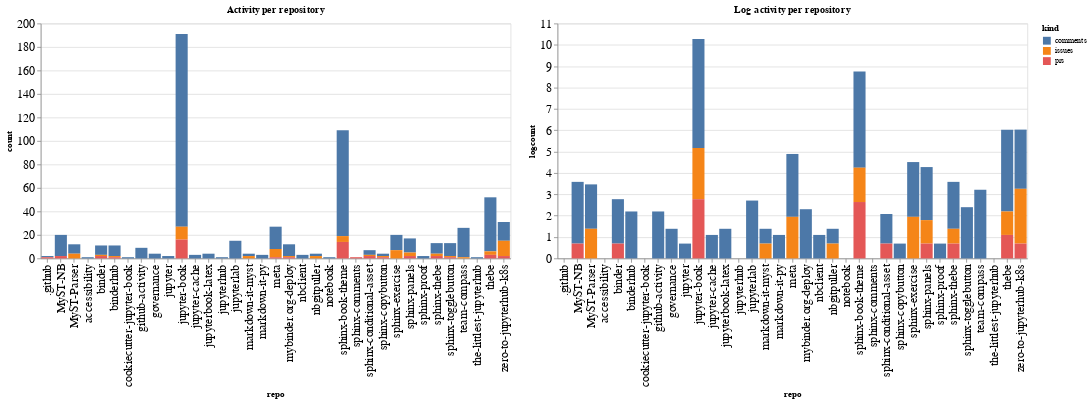

Notebook source saved alongside this figure:
### Code cell
ch1 = alt.Chart(repo_summaries, width=600, title="Activity per repository").mark_bar().encode(
    x='repo',
    y='count',
    color='kind',
    tooltip="kind"
)

ch2 = alt.Chart(repo_summaries, width=600, title="Log activity per repository").mark_bar().encode(
    x='repo',
    y='logcount',
    color='kind',
    tooltip="kind"
)

ch1 | ch2

### Figure 1 — Vega-Lite specification as saved in the notebook (floating-point values rounded to 4 significant figures)
{"config": {"axisLeft": {"labelFontSize": 15}, "axisBottom": {"labelFontSize": 15}}, "hconcat": [{"mark": "bar", "encoding": {"color": {"type": "nominal", "field": "kind"}, "tooltip": {"type": "nominal", "field": "kind"}, "x": {"type": "nominal", "field": "repo"}, "y": {"type": "quantitative", "field": "count"}}, "title": "Activity per repository", "width": 600}, {"mark": "bar", "encoding": {"color": {"type": "nominal", "field": "kind"}, "tooltip": {"type": "nominal", "field": "kind"}, "x": {"type": "nominal", "field": "repo"}, "y": {"type": "quantitative", "field": "logcount"}}, "title": "Log activity per repository", "width": 600}], "data": {"name": "data-e176f3864a62d31094f9b7e9ddf5468a"}, "$schema": "https://vega.github.io/schema/vega-lite/v4.8.1.json", "datasets": {"data-e176f3864a62d31094f9b7e9ddf5468a": [{"repo": ".github", "kind": "comments", "count": 1, "logcount": 0.0}, {"repo": ".github", "kind": "prs", "count": 1, "logcount": 0.0}, {"repo": "MyST-NB", "kind": "comments", "count": 18, "logcount": 2.89}, {"repo": "MyST-NB", "kind": "prs", "count": 2, "logcount": 0.6931}, {"repo": "MyST-Parser", "kind": "comments", "count": 8, "logcount": 2.079}, {"repo": "MyST-Parser", "kind": "issues", "count": 4, "logcount": 1.386}, {"repo": "accessibility", "kind": "comments", "count": 1, "logcount": 0.0}, {"repo": "binder", "kind": "comments", "count": 8, "logcount": 2.079}, {"repo": "binder", "kind": "issues", "count": 1, "logcount": 0.0}, {"repo": "binder", "kind": "prs", "count": 2, "logcount": 0.6931}, {"repo": "binderhub", "kind": "comments", "count": 9, "logcount": 2.197}, {"repo": "binderhub", "kind": "issues", "count": 1, "logcount": 0.0}, {"repo": "binderhub", "kind": "prs", "count": 1, "logcount": 0.0}, {"repo": "cookiecutter-jupyter-book", "kind": "comments", "count": 1, "logcount": 0.0}, {"repo": "github-activity", "kind": "comments", "count": 9, "logcount": 2.197}, {"repo": "governance", "kind": "comments", "count": 4, "logcount": 1.386}, {"repo": "jupyter", "kind": "comments", "count": 2, "logcount": 0.6931}, {"repo": "jupyter-book", "kind": "comments", "count": 164, "logcount": 5.1}, {"repo": "jupyter-book", "kind": "issues", "count": 11, "logcount": 2.398}, {"repo": "jupyter-book", "kind": "prs", "count": 16, "logcount": 2.773}, {"repo": "jupyter-cache", "kind": "comments", "count": 3, "logcount": 1.099}, {"repo": "jupyterbook-latex", "kind": "comments", "count": 4, "logcount": 1.386}, {"repo": "jupyterhub", "kind": "comments", "count": 1, "logcount": 0.0}, {"repo": "jupyterlab", "kind": "comments", "count": 15, "logcount": 2.708}, {"repo": "markdown-it-myst", "kind": "comments", "count": 2, "logcount": 0.6931}, {"repo": "markdown-it-myst", "kind": "issues", "count": 2, "logcount": 0.6931}, {"repo": "markdown-it-py", "kind": "comments", "count": 3, "logcount": 1.099}, {"repo": "meta", "kind": "comments", "count": 19, "logcount": 2.944}, {"repo": "meta", "kind": "issues", "count": 7, "logcount": 1.946}, {"repo": "meta", "kind": "prs", "count": 1, "logcount": 0.0}, {"repo": "mybinder.org-deploy", "kind": "comments", "count": 10, "logcount": 2.303}, {"repo": "mybinder.org-deploy", "kind": "issues", "count": 1, "logcount": 0.0}, {"repo": "mybinder.org-deploy", "kind": "prs", "count": 1, "logcount": 0.0}, {"repo": "nbclient", "kind": "comments", "count": 3, "logcount": 1.099}, {"repo": "nbgitpuller", "kind": "comments", "count": 2, "logcount": 0.6931}, {"repo": "nbgitpuller", "kind": "issues", "count": 2, "logcount": 0.6931}, {"repo": "notebook", "kind": "comments", "count": 1, "logcount": 0.0}, {"repo": "sphinx-book-theme", "kind": "comments", "count": 90, "logcount": 4.5}, {"repo": "sphinx-book-theme", "kind": "issues", "count": 5, "logcount": 1.609}, {"repo": "sphinx-book-theme", "kind": "prs", "count": 14, "logcount": 2.639}, {"repo": "sphinx-comments", "kind": "prs", "count": 1, "logcount": 0.0}, {"repo": "sphinx-conditional-asset", "kind": "comments", "count": 4, "logcount": 1.386}, {"repo": "sphinx-conditional-asset", "kind": "issues", "count": 1, "logcount": 0.0}, {"repo": "sphinx-conditional-asset", "kind": "prs", "count": 2, "logcount": 0.6931}, {"repo": "sphinx-copybutton", "kind": "comments", "count": 2, "logcount": 0.6931}, {"repo": "sphinx-copybutton", "kind": "issues", "count": 1, "logcount": 0.0}, {"repo": "sphinx-copybutton", "kind": "prs", "count": 1, "logcount": 0.0}, {"repo": "sphinx-exercise", "kind": "comments", "count": 13, "logcount": 2.565}, {"repo": "sphinx-exercise", "kind": "issues", "count": 7, "logcount": 1.946}, {"repo": "sphinx-panels", "kind": "comments", "count": 12, "logcount": 2.485}, {"repo": "sphinx-panels", "kind": "issues", "count": 3, "logcount": 1.099}, {"repo": "sphinx-panels", "kind": "prs", "count": 2, "logcount": 0.6931}, {"repo": "sphinx-proof", "kind": "comments", "count": 2, "logcount": 0.6931}, {"repo": "sphinx-thebe", "kind": "comments", "count": 9, "logcount": 2.197}, {"repo": "sphinx-thebe", "kind": "issues", "count": 2, "logcount": 0.6931}, {"repo": "sphinx-thebe", "kind": "prs", "count": 2, "logcount": 0.6931}, {"repo": "sphinx-togglebutton", "kind": "comments", "count": 11, "logcount": 2.398}, {"repo": "sphinx-togglebutton", "kind": "issues", "count": 1, "logcount": 0.0}, {"repo": "sphinx-togglebutton", "kind": "prs", "count": 1, "logcount": 0.0}, {"repo": "team-compass", "kind": "comments", "count": 25, "logcount": 3.219}, {"repo": "team-compass", "kind": "issues", "count": 1, "logcount": 0.0}, {"repo": "the-littlest-jupyterhub", "kind": "comments", "count": 1, "logcount": 0.0}, {"repo": "thebe", "kind": "comments", "count": 46, "logcount": 3.829}, {"repo": "thebe", "kind": "issues", "count": 3, "logcount": 1.099}, {"repo": "thebe", "kind": "prs", "count": 3, "logcount": 1.099}, {"repo": "zero-to-jupyterhub-k8s", "kind": "comments", "count": 16, "logcount": 2.773}, {"repo": "zero-to-jupyterhub-k8s", "kind": "issues", "count": 13, "logcount": 2.565}, {"repo": "zero-to-jupyterhub-k8s", "kind": "prs", "count": 2, "logcount": 0.6931}]}}
